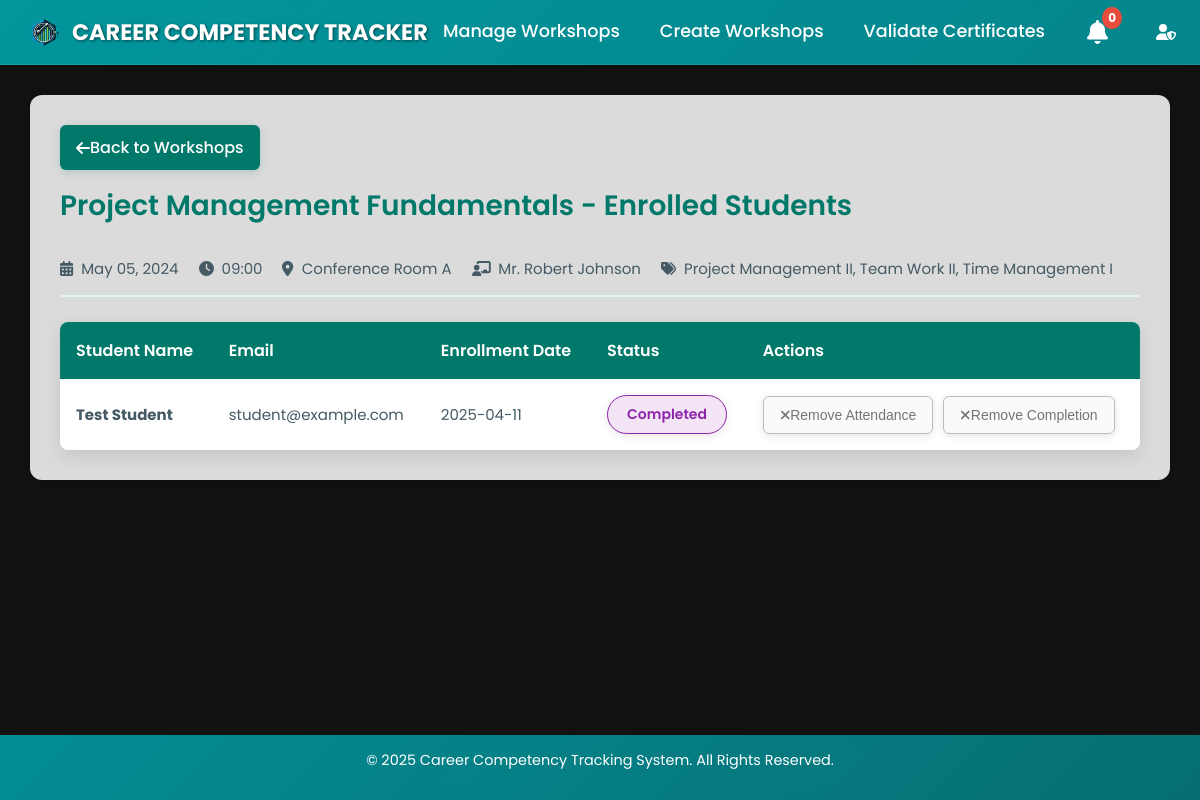
The page /workshop-enrollments/WS004 (signed in) on the database its author committed.
### App/models/workshop.py (models this page shows, shortened)
class Workshop(db.Model):
    __tablename__ = 'workshops'
    id = db.Column(db.Integer, primary_key=True)
    workshopID = db.Column(db.String(20), unique=True)
    workshopName = db.Column(db.String(100))
    workshopDescription = db.Column(db.Text)
    workshopDate = db.Column(db.Date)
    workshopTime = db.Column(db.String(20))
    instructor = db.Column(db.String(100))
    location = db.Column(db.String(100))
    image_path = db.Column(db.String(255), nullable=True)
    _competencies = db.Column('competencies', db.JSON, nullable=True)
    created_at = db.Column(db.DateTime, default=datetime.utcnow)
    attendance_count = db.Column(db.Integer, default=0)
    enrollments = db.relationship('Enrollment', back_populates='workshop', lazy=True, cascade='all, delete-orphan')
    @property
    def competencies(self):
        try:
            if self._competencies is None:
                self._competencies = []
                flag_modified(self, '_competencies')
                db.session.add(self)
                db.session.commit()
            return self._competencies if isinstance(self._competencies, list) else []
        except Exception as e:
            print(f"Error accessing competencies: {str(e)}")
            return []
    @competencies.setter
    def competencies(self, value):
        """Set the competencies list directly"""
        if value is None:
            self._competencies = []
        else:
            self._competencies = value
        flag_modified(self, '_competencies')

### App/models/user.py (models this page shows, shortened)
class User(UserMixin, db.Model):
    __tablename__ = 'users'
    id = db.Column(db.Integer, primary_key=True)
    username = db.Column(db.String(80), unique=True, nullable=False)
    email = db.Column(db.String(120), unique=True, nullable=False)
    password_hash = db.Column(db.String(128))
    first_name = db.Column(db.String(100))
    last_name = db.Column(db.String(100))
    user_type = db.Column(db.String(20), nullable=False)
    registration_date = db.Column(db.DateTime, default=datetime.utcnow)
    __mapper_args__ = {
        'polymorphic_identity': 'user',
        'polymorphic_on': user_type
    }

### App/models/enrollment.py (models this page shows, shortened)
class Enrollment(db.Model):
    __tablename__ = 'enrollments'
    id = db.Column(db.Integer, primary_key=True)
    student_id = db.Column(db.Integer, db.ForeignKey('students.id'), nullable=False)
    workshop_id = db.Column(db.Integer, db.ForeignKey('workshops.id'), nullable=False)
    enrollment_date = db.Column(db.DateTime, default=datetime.now)
    status = db.Column(db.String(20), default='enrolled')
    attended = db.Column(db.Boolean, default=False)
    attendance_date = db.Column(db.DateTime, nullable=True)
    completed = db.Column(db.Boolean, default=False)
    completion_date = db.Column(db.DateTime, nullable=True)
    certificate_status = db.Column(db.String(50), nullable=True)
    created_at = db.Column(db.DateTime, default=datetime.utcnow)
    student = db.relationship('Student', back_populates='enrollments')
    workshop = db.relationship('Workshop', back_populates='enrollments')

### App/views/admin_views.py (the view)
@admin_views.route('/workshop-enrollments/<workshop_id>')
@login_required
def workshop_enrollments(workshop_id):
    if current_user.user_type != 'admin':
        flash('Access denied. Administrators only.', 'error')
        return redirect(url_for('dashboard_views.dashboard'))
    workshop = Workshop.query.filter_by(workshopID=workshop_id).first_or_404()
    enrollments = Enrollment.query.filter_by(workshop_id=workshop.id).all()
    enrolled_students = []
    for enrollment in enrollments:
        student = Student.query.get(enrollment.student_id)
        if student:
            enrolled_students.append({
                'student': student,
                'enrollment': enrollment
            })
    months = []
    for i in range(12):
        month_date = datetime.now() - relativedelta(months=11-i)
        months.append(month_date.strftime("%b"))
    return render_template(
        'Html/workshop_enrollments.html',
        workshop=workshop,
        enrolled_students=enrolled_students,
        user=current_user,
        workshop_count=0,
        student_count=0,
        badge_count=0,
        certificate_count=0,
        recent_activities=[],
        workshop_trends_labels=months,
        workshop_creation_data=[0] * 12,
        workshop_attendance_data=[0] * 12,
        competency_labels=[],
        competency_data=[],
        progress_labels=months,
        badges_earned_data=[0] * 12,
        certificates_issued_data=[0] * 12
    )

### App/controllers/auth.py (called while the page is built)
def add_auth_context(app):
  @app.context_processor
  def inject_user():
      try:
          verify_jwt_in_request()
          user_id = get_jwt_identity()
          current_user = User.query.get(user_id)
          is_authenticated = True
      except Exception as e:
          print(e)
          is_authenticated = False
          current_user = None
      return dict(is_authenticated=is_authenticated, current_user=current_user)

### App/models/administrator.py (called while the page is built)
    @property
    def is_authenticated(self):
        return True

### App/templates/Html/workshop_enrollments.html (shortened to what this page needs)
<!DOCTYPE html>
<html lang="en">
<head>
  <link rel="stylesheet" href="{{ url_for('static', filename='Css/global.css') }}">
  <link rel="stylesheet" href="{{ url_for('static', filename='Css/admindashboard.css') }}">
  <link rel="stylesheet" href="{{ url_for('static', filename='Css/navbar.css') }}">
  <link rel="stylesheet" href="{{ url_for('static', filename='Css/footer.css') }}">
  <link rel="stylesheet" href="{{ url_for('static', filename='Css/loader.css') }}">
  <link rel="stylesheet" href="{{ url_for('static', filename='Css/workshop_enrollments.css') }}">
</head>
<body>
  {% include 'Html/navbar.html' with context %}
  <main class="content-container">
    <div class="workshop-enrollments">
        <div class="section-header">
            <div class="back-button">
                <a href="{{ url_for('admin_views.manage_workshops') }}" class="btn-back">
                    <i class="fas fa-arrow-left"></i> Back to Workshops
                </a>
            </div>
            <h1>{{ workshop.workshopName }} - Enrolled Students</h1>
            <div class="workshop-details">
                <div class="detail-item">
                    <i class="fas fa-calendar-alt"></i>
                    <span>{{ workshop.workshopDate.strftime('%B %d, %Y') if workshop.workshopDate else 'TBD' }}</span>
                </div>
                <div class="detail-item">
                    <i class="fas fa-clock"></i>
                    <span>{{ workshop.workshopTime }}</span>
                </div>
                <div class="detail-item">
                    <i class="fas fa-map-marker-alt"></i>
                    <span>{{ workshop.location }}</span>
                </div>
                <div class="detail-item">
                    <i class="fas fa-chalkboard-teacher"></i>
                    <span>{{ workshop.instructor }}</span>
                </div>
                <div class="detail-item">
                    <i class="fas fa-tags"></i>
                    <span>{{ workshop.competencies|join(', ') }}</span>
                </div>
            </div>
        </div>
        <div class="enrollment-list">
            {% if enrolled_students %}
                <table class="enrollments-table">
                    <thead>
                        <tr>
                            <th>Student Name</th>
                            <th>Email</th>
                            <th>Enrollment Date</th>
                            <th>Status</th>
                            <th>Actions</th>
                        </tr>
                    </thead>
                    <tbody>
                        {% for entry in enrolled_students %}
                            <tr data-enrollment-id="{{ entry.enrollment.id }}">
                                <td class="student-name"><strong>{{ entry.student.first_name }} {{ entry.student.last_name }}</strong></td>
                                <td class="student-email">{{ entry.student.email }}</td>
                                <td>{{ entry.enrollment.enrollment_date.strftime('%Y-%m-%d') }}</td>
                                <td class="status-cell">
                                    {% if entry.enrollment.completed %}
                                        <span class="status completed">Completed</span>
                                    {% elif entry.enrollment.attended %}
                                        <span class="status attended">Attended</span>
                                    {% else %}
                                        <span class="status enrolled">Enrolled</span>
                                    {% endif %}
                                </td>
                                <td>
                                    <div class="action-buttons">
                                        {% if entry.enrollment.attended %}
                                            <button class="btn btn-attendance-remove" data-action="unmark">
                                                <i class="fas fa-times"></i> Remove Attendance
                                            </button>
                                            {% if not entry.enrollment.completed %}
                                                <button class="btn btn-completion" data-action="complete">
                                                    <i class="fas fa-certificate"></i> Mark Complete
                                                </button>
                                            {% else %}
                                                <button class="btn btn-completion-remove" data-action="uncomplete">
                                                    <i class="fas fa-times"></i> Remove Completion
                                                </button>
                                            {% endif %}
                                        {% else %}
                                            <button class="btn btn-attendance" data-action="mark">
                                                <i class="fas fa-check"></i> Mark Attended
                                            </button>
                                        {% endif %}
                                    </div>
                                </td>
                            </tr>
                        {% endfor %}
                    </tbody>
                </table>
            {% else %}
                <div class="no-enrollments">
                    <i class="fas fa-users-slash empty-icon"></i>
                    <p>No students have enrolled in this workshop yet.</p>
                </div>
            {% endif %}
        </div>
    </div>
  </main>
  {% include 'Html/footer.html' %}
</body>
</html>

### App/static/Css/global.css (style rules this page uses)
html, body { margin: 0; padding: 0; font-family: 'Poppins', sans-serif; min-height: 100vh; position: relative; }
body { display: flex; flex-direction: column; min-height: 100vh; padding-bottom: 70px; box-sizing: border-box; }
main { flex: 1 0 auto; width: 100%; padding-bottom: 20px; }
.content-container { position: relative; z-index: 2; }

### App/static/Css/admindashboard.css (style rules this page uses)
* { margin: 0; padding: 0; box-sizing: border-box; }
body, h1, h2, h3, h4, p { font-family: 'Poppins', sans-serif; }
body { background-color: #121212; color: #f5f5f5; display: flex; flex-direction: column; min-height: 100vh; }

### App/static/Css/workshop_enrollments.css (style rules this page uses)
.workshop-enrollments { background-color: rgba(255, 255, 255, 0.85); border-radius: 12px; padding: 30px; margin: 30px; box-shadow: 0 6px 18px rgba(0, 0, 0, 0.15); color: #333; }
.section-header { display: flex; flex-direction: column; margin-bottom: 25px; border-bottom: 2px solid #e0f2f1; padding-bottom: 15px; }
.section-header h1 { margin-bottom: 15px; color: #00796b; font-size: 28px; font-weight: 600; }
.back-button { margin-bottom: 15px; }
.btn-back { display: inline-flex; align-items: center; background-color: #00796b; color: white; padding: 10px 16px; border-radius: 6px; font-weight: 500; text-decoration: none; transition: all 0.3s ease; box-shadow: 0 2px 8px rgba(0, 121, 107, 0.2); }
.workshop-details { display: flex; flex-wrap: wrap; gap: 20px; margin-top: 15px; }
.detail-item { display: flex; align-items: center; gap: 8px; color: #455a64; font-size: 15px; }
.enrollments-table { width: 100%; border-collapse: separate; border-spacing: 0; background-color: white; border-radius: 8px; overflow: hidden; box-shadow: 0 6px 18px rgba(0, 0, 0, 0.1); margin-top: 20px; }
.enrollments-table th { background-color: #00796b; padding: 16px; text-align: left; font-weight: 600; color: white; border: none; font-size: 16px; }
.enrollments-table td { padding: 16px; border-bottom: 1px solid #e0f2f1; vertical-align: middle; color: #455a64; font-size: 15px; transition: all 0.2s; }
.student-name { color: #00796b; font-size: 16px; font-weight: 600; }
.student-email { color: #0277bd; font-size: 15px; }
.enrollments-table tr { transition: background-color 0.3s; }
.enrollments-table tr:last-child td { border-bottom: none; }
.status { display: inline-block; padding: 8px 16px; border-radius: 50px; font-size: 14px; font-weight: 600; text-align: center; min-width: 120px; box-shadow: 0 2px 8px rgba(0, 0, 0, 0.1); }
.status.completed { background-color: #f3e5f5; color: #8e24aa; border: 1px solid #8e24aa; }
.action-buttons { display: flex; gap: 10px; flex-wrap: wrap; justify-content: flex-start; }
.btn { display: inline-flex; align-items: center; justify-content: center; padding: 10px 16px; border-radius: 6px; font-size: 14px; font-weight: 500; cursor: pointer; border: none; transition: all 0.3s; box-shadow: 0 2px 8px rgba(0, 0, 0, 0.1); }
.btn-attendance-remove { background-color: #fafafa; color: #757575; border: 1px solid #bdbdbd; }
.btn-completion-remove { background-color: #fafafa; color: #757575; border: 1px solid #bdbdbd; }

### rows shown on the page
Workshop: workshopName "Project Management Fundamentals", workshopDate "May 05, 2024", workshopTime "09:00", location "Conference Room A", instructor "Mr. Robert Johnson", competencies "Project Management II, Team Work II, Time Management I"
User: student.first_name "Test", student.last_name "Student", student.email "student@example.com"
Enrollment: enrollment.enrollment_date "2025-04-11", attended True (drawn)
